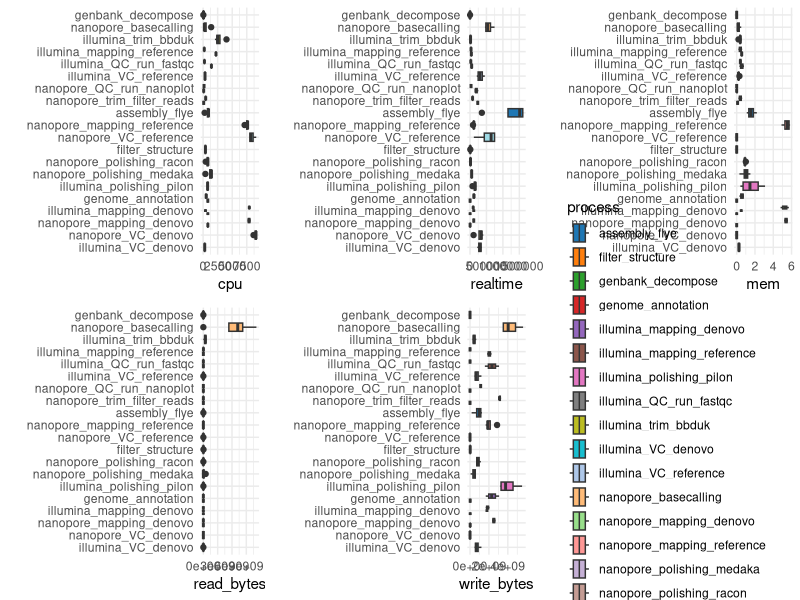
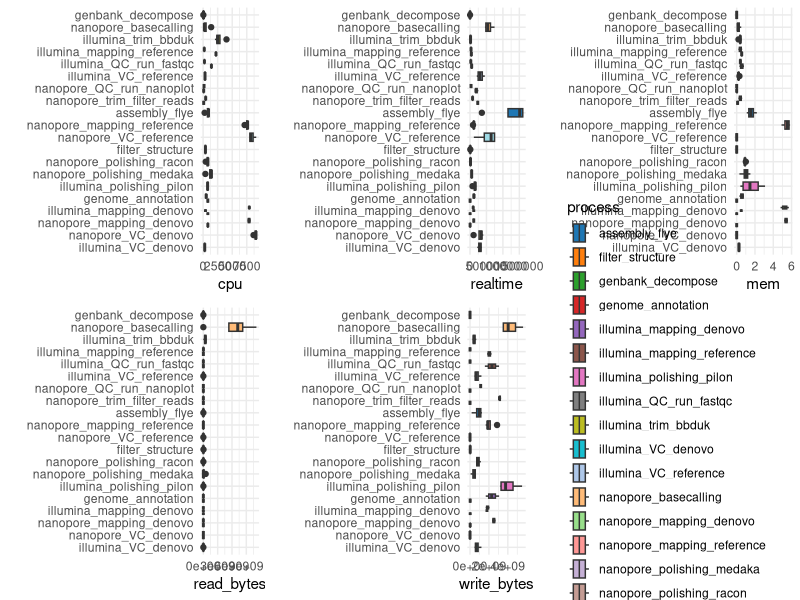

These charts were generated, in order, by the following R code:
## ---- chunk 1
knitr::opts_chunk$set(echo = TRUE)
## ---- chunk 2
library(tidyverse)
library(ggsci)
library(cowplot)

VANIR_resources <- read_csv(file = "resources.csv")
## ---- chunk 3

cpu <- ggplot(VANIR_resources) +
  geom_boxplot(aes(x=cpu,y=factor(order),fill=process)) +
  scale_y_discrete(breaks=VANIR_resources$order,
        labels=VANIR_resources$process, limits=rev) +
  scale_fill_d3(palette = c("category20"), alpha = 1,) +
  labs(y="")+
  theme_minimal()

realtime <- ggplot(VANIR_resources) +
  geom_boxplot(aes(x=realtime,y=factor(order),fill=process)) +
  scale_y_discrete(breaks=VANIR_resources$order,
        labels=VANIR_resources$process, limits=rev) +
  scale_fill_d3(palette = c("category20"), alpha = 1,) +
  labs(y="")+
  theme(legend.position = "none")+
  theme_minimal()

mem <- ggplot(VANIR_resources) +
  geom_boxplot(aes(x=mem,y=factor(order),fill=process)) +
  scale_y_discrete(breaks=VANIR_resources$order,
        labels=VANIR_resources$process, limits=rev) +
  scale_fill_d3(palette = c("category20"), alpha = 1,) +
  labs(y="")+
  theme(legend.position = "none")+
  theme_minimal()

read <- ggplot(VANIR_resources) +
  geom_boxplot(aes(x=read_bytes,y=factor(order),fill=process)) +
  scale_y_discrete(breaks=VANIR_resources$order,
        labels=VANIR_resources$process, limits=rev) +
  scale_fill_d3(palette = c("category20"), alpha = 1,) +
  labs(y="")+
  theme(legend.position = "none")+
  theme_minimal()

write <- ggplot(VANIR_resources) +
  geom_boxplot(aes(x=write_bytes,y=factor(order),fill=process)) +
  scale_y_discrete(breaks=VANIR_resources$order,
        labels=VANIR_resources$process, limits=rev) +
  scale_fill_d3(palette = c("category20"), alpha = 1,) +
  labs(y="")+
  theme(legend.position = "none")+
  theme_minimal()

legend <- cowplot::get_legend(write)

plot_grid(cpu + theme(legend.position = "none"),
          realtime + theme(legend.position = "none"),
          mem + theme(legend.position = "none"),
          read + theme(legend.position = "none"),
          write + theme(legend.position = "none"),
          legend)

ggsave("benchmarking.svg",width = 15,height = 12)

